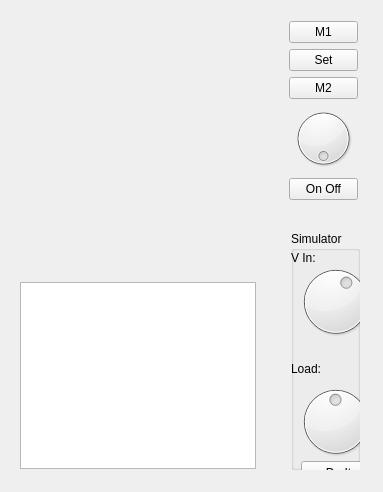
<?xml version="1.0" encoding="UTF-8"?>
<ui version="4.0">
 <class>MainWindow</class>
 <widget class="QMainWindow" name="MainWindow">
  <property name="windowModality">
   <enum>Qt::ApplicationModal</enum>
  </property>
  <property name="geometry">
   <rect>
    <x>0</x>
    <y>0</y>
    <width>383</width>
    <height>492</height>
   </rect>
  </property>
  <property name="windowTitle">
   <string>MainWindow</string>
  </property>
  <widget class="QWidget" name="centralWidget">
   <widget class="QWidget" name="layoutWidget">
    <property name="geometry">
     <rect>
      <x>9</x>
      <y>9</y>
      <width>258</width>
      <height>471</height>
     </rect>
    </property>
    <layout class="QVBoxLayout" name="LHS_Layout">
     <item>
      <widget class="ili9163c_Widget" name="widget" native="true">
       <property name="sizePolicy">
        <sizepolicy hsizetype="Fixed" vsizetype="Fixed">
         <horstretch>0</horstretch>
         <verstretch>0</verstretch>
        </sizepolicy>
       </property>
       <property name="minimumSize">
        <size>
         <width>256</width>
         <height>256</height>
        </size>
       </property>
      </widget>
     </item>
     <item>
      <widget class="QPlainTextEdit" name="eb_Debug"/>
     </item>
    </layout>
   </widget>
   <widget class="QWidget" name="layoutWidget1">
    <property name="geometry">
     <rect>
      <x>278</x>
      <y>10</y>
      <width>91</width>
      <height>201</height>
     </rect>
    </property>
    <layout class="QVBoxLayout" name="RHS_Layout">
     <item>
      <widget class="QPushButton" name="bt_M1">
       <property name="text">
        <string>M1</string>
       </property>
      </widget>
     </item>
     <item>
      <widget class="QPushButton" name="bt_Set">
       <property name="text">
        <string>Set</string>
       </property>
      </widget>
     </item>
     <item>
      <widget class="QPushButton" name="bt_M2">
       <property name="text">
        <string>M2</string>
       </property>
      </widget>
     </item>
     <item>
      <widget class="DialPlus" name="dial">
       <property name="maximum">
        <number>29</number>
       </property>
       <property name="wrapping">
        <bool>true</bool>
       </property>
      </widget>
     </item>
     <item>
      <widget class="QPushButton" name="bt_On_Off">
       <property name="text">
        <string>On Off</string>
       </property>
      </widget>
     </item>
    </layout>
   </widget>
   <widget class="QWidget" name="verticalLayoutWidget">
    <property name="geometry">
     <rect>
      <x>280</x>
      <y>220</y>
      <width>91</width>
      <height>261</height>
     </rect>
    </property>
    <layout class="QVBoxLayout" name="verticalLayout">
     <item>
      <widget class="QGroupBox" name="groupBox">
       <property name="title">
        <string>Simulator</string>
       </property>
       <widget class="QLabel" name="lb_V_in">
        <property name="geometry">
         <rect>
          <x>0</x>
          <y>20</y>
          <width>89</width>
          <height>13</height>
         </rect>
        </property>
        <property name="text">
         <string>V In: </string>
        </property>
       </widget>
       <widget class="QDial" name="dial_V_In">
        <property name="geometry">
         <rect>
          <x>0</x>
          <y>30</y>
          <width>89</width>
          <height>81</height>
         </rect>
        </property>
        <property name="maximum">
         <number>40000</number>
        </property>
        <property name="value">
         <number>24000</number>
        </property>
       </widget>
       <widget class="QLabel" name="lb_Load">
        <property name="geometry">
         <rect>
          <x>0</x>
          <y>130</y>
          <width>91</width>
          <height>16</height>
         </rect>
        </property>
        <property name="text">
         <string>Load:</string>
        </property>
       </widget>
       <widget class="QDial" name="dial_Load">
        <property name="geometry">
         <rect>
          <x>0</x>
          <y>150</y>
          <width>89</width>
          <height>81</height>
         </rect>
        </property>
        <property name="minimum">
         <number>0</number>
        </property>
        <property name="maximum">
         <number>500</number>
        </property>
        <property name="value">
         <number>250</number>
        </property>
       </widget>
       <widget class="QPushButton" name="bt_Doit">
        <property name="geometry">
         <rect>
          <x>10</x>
          <y>230</y>
          <width>75</width>
          <height>23</height>
         </rect>
        </property>
        <property name="text">
         <string>Do It</string>
        </property>
       </widget>
      </widget>
     </item>
    </layout>
   </widget>
  </widget>
 </widget>
 <layoutdefault spacing="6" margin="11"/>
 <customwidgets>
  <customwidget>
   <class>ili9163c_Widget</class>
   <extends>QWidget</extends>
   <header>ili9163c_widget.h</header>
   <container>1</container>
  </customwidget>
  <customwidget>
   <class>DialPlus</class>
   <extends>QDial</extends>
   <header>dialplus.h</header>
  </customwidget>
 </customwidgets>
 <resources/>
 <connections/>
</ui>
